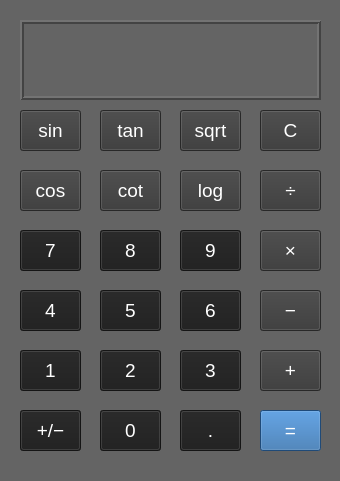
<?xml version="1.0" encoding="UTF-8"?>
<ui version="4.0">
 <class>MainWindow</class>
 <widget class="QMainWindow" name="MainWindow">
  <property name="geometry">
   <rect>
    <x>0</x>
    <y>0</y>
    <width>340</width>
    <height>481</height>
   </rect>
  </property>
  <property name="mouseTracking">
   <bool>false</bool>
  </property>
  <property name="windowTitle">
   <string>Calculator</string>
  </property>
  <property name="styleSheet">
   <string notr="true">background-color: rgb(100, 100, 100);</string>
  </property>
  <widget class="QWidget" name="centralwidget">
   <widget class="QLabel" name="output_label">
    <property name="geometry">
     <rect>
      <x>20</x>
      <y>20</y>
      <width>301</width>
      <height>80</height>
     </rect>
    </property>
    <property name="font">
     <font>
      <pointsize>36</pointsize>
     </font>
    </property>
    <property name="styleSheet">
     <string notr="true">color: rgb(255, 255, 255);</string>
    </property>
    <property name="frameShape">
     <enum>QFrame::Box</enum>
    </property>
    <property name="frameShadow">
     <enum>QFrame::Raised</enum>
    </property>
    <property name="lineWidth">
     <number>2</number>
    </property>
    <property name="text">
     <string/>
    </property>
    <property name="alignment">
     <set>Qt::AlignRight|Qt::AlignTrailing|Qt::AlignVCenter</set>
    </property>
    <property name="margin">
     <number>10</number>
    </property>
   </widget>
   <widget class="QPushButton" name="sinButton">
    <property name="geometry">
     <rect>
      <x>20</x>
      <y>110</y>
      <width>61</width>
      <height>41</height>
     </rect>
    </property>
    <property name="font">
     <font>
      <pointsize>14</pointsize>
     </font>
    </property>
    <property name="styleSheet">
     <string notr="true">background-color: rgb(56, 56, 56);
color: rgb(255, 255, 255);</string>
    </property>
    <property name="text">
     <string>sin</string>
    </property>
   </widget>
   <widget class="QPushButton" name="tanButton">
    <property name="geometry">
     <rect>
      <x>100</x>
      <y>110</y>
      <width>61</width>
      <height>41</height>
     </rect>
    </property>
    <property name="font">
     <font>
      <pointsize>14</pointsize>
     </font>
    </property>
    <property name="styleSheet">
     <string notr="true">background-color: rgb(56, 56, 56);
color: rgb(255, 255, 255);</string>
    </property>
    <property name="text">
     <string>tan</string>
    </property>
   </widget>
   <widget class="QPushButton" name="cButton">
    <property name="geometry">
     <rect>
      <x>260</x>
      <y>110</y>
      <width>61</width>
      <height>41</height>
     </rect>
    </property>
    <property name="font">
     <font>
      <pointsize>14</pointsize>
     </font>
    </property>
    <property name="styleSheet">
     <string notr="true">background-color: rgb(56, 56, 56);
color: rgb(255, 255, 255);</string>
    </property>
    <property name="text">
     <string>C</string>
    </property>
   </widget>
   <widget class="QPushButton" name="sqrtButton">
    <property name="geometry">
     <rect>
      <x>180</x>
      <y>110</y>
      <width>61</width>
      <height>41</height>
     </rect>
    </property>
    <property name="font">
     <font>
      <pointsize>14</pointsize>
     </font>
    </property>
    <property name="styleSheet">
     <string notr="true">background-color: rgb(56, 56, 56);
color: rgb(255, 255, 255);</string>
    </property>
    <property name="text">
     <string>sqrt</string>
    </property>
   </widget>
   <widget class="QPushButton" name="cotButton">
    <property name="geometry">
     <rect>
      <x>100</x>
      <y>170</y>
      <width>61</width>
      <height>41</height>
     </rect>
    </property>
    <property name="font">
     <font>
      <pointsize>14</pointsize>
     </font>
    </property>
    <property name="styleSheet">
     <string notr="true">background-color: rgb(56, 56, 56);
color: rgb(255, 255, 255);</string>
    </property>
    <property name="text">
     <string>cot</string>
    </property>
   </widget>
   <widget class="QPushButton" name="cosButton">
    <property name="geometry">
     <rect>
      <x>20</x>
      <y>170</y>
      <width>61</width>
      <height>41</height>
     </rect>
    </property>
    <property name="font">
     <font>
      <pointsize>14</pointsize>
     </font>
    </property>
    <property name="styleSheet">
     <string notr="true">background-color: rgb(56, 56, 56);
color: rgb(255, 255, 255);</string>
    </property>
    <property name="text">
     <string>cos</string>
    </property>
   </widget>
   <widget class="QPushButton" name="logButton">
    <property name="geometry">
     <rect>
      <x>180</x>
      <y>170</y>
      <width>61</width>
      <height>41</height>
     </rect>
    </property>
    <property name="font">
     <font>
      <pointsize>14</pointsize>
     </font>
    </property>
    <property name="styleSheet">
     <string notr="true">background-color: rgb(56, 56, 56);
color: rgb(255, 255, 255);</string>
    </property>
    <property name="text">
     <string>log</string>
    </property>
   </widget>
   <widget class="QPushButton" name="divisionButton">
    <property name="geometry">
     <rect>
      <x>260</x>
      <y>170</y>
      <width>61</width>
      <height>41</height>
     </rect>
    </property>
    <property name="font">
     <font>
      <pointsize>14</pointsize>
     </font>
    </property>
    <property name="styleSheet">
     <string notr="true">background-color: rgb(56, 56, 56);
color: rgb(255, 255, 255);</string>
    </property>
    <property name="text">
     <string>÷</string>
    </property>
   </widget>
   <widget class="QPushButton" name="eightButton">
    <property name="geometry">
     <rect>
      <x>100</x>
      <y>230</y>
      <width>61</width>
      <height>41</height>
     </rect>
    </property>
    <property name="font">
     <font>
      <pointsize>14</pointsize>
     </font>
    </property>
    <property name="styleSheet">
     <string notr="true">color: rgb(255, 255, 255);
background-color: rgb(29, 29, 29);</string>
    </property>
    <property name="text">
     <string>8</string>
    </property>
   </widget>
   <widget class="QPushButton" name="sevenButton">
    <property name="geometry">
     <rect>
      <x>20</x>
      <y>230</y>
      <width>61</width>
      <height>41</height>
     </rect>
    </property>
    <property name="font">
     <font>
      <pointsize>14</pointsize>
     </font>
    </property>
    <property name="styleSheet">
     <string notr="true">color: rgb(255, 255, 255);
background-color: rgb(29, 29, 29);</string>
    </property>
    <property name="text">
     <string>7</string>
    </property>
   </widget>
   <widget class="QPushButton" name="nineButton">
    <property name="geometry">
     <rect>
      <x>180</x>
      <y>230</y>
      <width>61</width>
      <height>41</height>
     </rect>
    </property>
    <property name="font">
     <font>
      <pointsize>14</pointsize>
     </font>
    </property>
    <property name="styleSheet">
     <string notr="true">color: rgb(255, 255, 255);
background-color: rgb(29, 29, 29);</string>
    </property>
    <property name="text">
     <string>9</string>
    </property>
   </widget>
   <widget class="QPushButton" name="multiplyButton">
    <property name="geometry">
     <rect>
      <x>260</x>
      <y>230</y>
      <width>61</width>
      <height>41</height>
     </rect>
    </property>
    <property name="font">
     <font>
      <pointsize>14</pointsize>
     </font>
    </property>
    <property name="styleSheet">
     <string notr="true">background-color: rgb(56, 56, 56);
color: rgb(255, 255, 255);</string>
    </property>
    <property name="text">
     <string>×</string>
    </property>
   </widget>
   <widget class="QPushButton" name="fiveButton">
    <property name="geometry">
     <rect>
      <x>100</x>
      <y>290</y>
      <width>61</width>
      <height>41</height>
     </rect>
    </property>
    <property name="font">
     <font>
      <pointsize>14</pointsize>
     </font>
    </property>
    <property name="styleSheet">
     <string notr="true">color: rgb(255, 255, 255);
background-color: rgb(29, 29, 29);</string>
    </property>
    <property name="text">
     <string>5</string>
    </property>
   </widget>
   <widget class="QPushButton" name="fourButton">
    <property name="geometry">
     <rect>
      <x>20</x>
      <y>290</y>
      <width>61</width>
      <height>41</height>
     </rect>
    </property>
    <property name="font">
     <font>
      <pointsize>14</pointsize>
     </font>
    </property>
    <property name="styleSheet">
     <string notr="true">color: rgb(255, 255, 255);
background-color: rgb(29, 29, 29);</string>
    </property>
    <property name="text">
     <string>4</string>
    </property>
   </widget>
   <widget class="QPushButton" name="sixButton">
    <property name="geometry">
     <rect>
      <x>180</x>
      <y>290</y>
      <width>61</width>
      <height>41</height>
     </rect>
    </property>
    <property name="font">
     <font>
      <pointsize>14</pointsize>
     </font>
    </property>
    <property name="styleSheet">
     <string notr="true">color: rgb(255, 255, 255);
background-color: rgb(29, 29, 29);</string>
    </property>
    <property name="text">
     <string>6</string>
    </property>
   </widget>
   <widget class="QPushButton" name="minusButton">
    <property name="geometry">
     <rect>
      <x>260</x>
      <y>290</y>
      <width>61</width>
      <height>41</height>
     </rect>
    </property>
    <property name="font">
     <font>
      <pointsize>14</pointsize>
     </font>
    </property>
    <property name="styleSheet">
     <string notr="true">background-color: rgb(56, 56, 56);
color: rgb(255, 255, 255);</string>
    </property>
    <property name="text">
     <string>−</string>
    </property>
   </widget>
   <widget class="QPushButton" name="twoButton">
    <property name="geometry">
     <rect>
      <x>100</x>
      <y>350</y>
      <width>61</width>
      <height>41</height>
     </rect>
    </property>
    <property name="font">
     <font>
      <pointsize>14</pointsize>
     </font>
    </property>
    <property name="styleSheet">
     <string notr="true">color: rgb(255, 255, 255);
background-color: rgb(29, 29, 29);</string>
    </property>
    <property name="text">
     <string>2</string>
    </property>
   </widget>
   <widget class="QPushButton" name="oneButton">
    <property name="geometry">
     <rect>
      <x>20</x>
      <y>350</y>
      <width>61</width>
      <height>41</height>
     </rect>
    </property>
    <property name="font">
     <font>
      <pointsize>14</pointsize>
     </font>
    </property>
    <property name="styleSheet">
     <string notr="true">color: rgb(255, 255, 255);
background-color: rgb(29, 29, 29);</string>
    </property>
    <property name="text">
     <string>1</string>
    </property>
   </widget>
   <widget class="QPushButton" name="threeButton">
    <property name="geometry">
     <rect>
      <x>180</x>
      <y>350</y>
      <width>61</width>
      <height>41</height>
     </rect>
    </property>
    <property name="font">
     <font>
      <pointsize>14</pointsize>
     </font>
    </property>
    <property name="styleSheet">
     <string notr="true">color: rgb(255, 255, 255);
background-color: rgb(29, 29, 29);</string>
    </property>
    <property name="text">
     <string>3</string>
    </property>
   </widget>
   <widget class="QPushButton" name="plusButton">
    <property name="geometry">
     <rect>
      <x>260</x>
      <y>350</y>
      <width>61</width>
      <height>41</height>
     </rect>
    </property>
    <property name="font">
     <font>
      <pointsize>14</pointsize>
     </font>
    </property>
    <property name="styleSheet">
     <string notr="true">background-color: rgb(56, 56, 56);
color: rgb(255, 255, 255);</string>
    </property>
    <property name="text">
     <string>+</string>
    </property>
   </widget>
   <widget class="QPushButton" name="zeroButton">
    <property name="geometry">
     <rect>
      <x>100</x>
      <y>410</y>
      <width>61</width>
      <height>41</height>
     </rect>
    </property>
    <property name="font">
     <font>
      <pointsize>14</pointsize>
     </font>
    </property>
    <property name="styleSheet">
     <string notr="true">color: rgb(255, 255, 255);
background-color: rgb(29, 29, 29);</string>
    </property>
    <property name="text">
     <string>0</string>
    </property>
   </widget>
   <widget class="QPushButton" name="plusminusButton">
    <property name="geometry">
     <rect>
      <x>20</x>
      <y>410</y>
      <width>61</width>
      <height>41</height>
     </rect>
    </property>
    <property name="font">
     <font>
      <pointsize>14</pointsize>
     </font>
    </property>
    <property name="styleSheet">
     <string notr="true">color: rgb(255, 255, 255);
background-color: rgb(29, 29, 29);</string>
    </property>
    <property name="text">
     <string>+/−</string>
    </property>
   </widget>
   <widget class="QPushButton" name="decimalButton">
    <property name="geometry">
     <rect>
      <x>180</x>
      <y>410</y>
      <width>61</width>
      <height>41</height>
     </rect>
    </property>
    <property name="font">
     <font>
      <pointsize>14</pointsize>
     </font>
    </property>
    <property name="styleSheet">
     <string notr="true">color: rgb(255, 255, 255);
background-color: rgb(29, 29, 29);</string>
    </property>
    <property name="text">
     <string>.</string>
    </property>
   </widget>
   <widget class="QPushButton" name="equalButton">
    <property name="geometry">
     <rect>
      <x>260</x>
      <y>410</y>
      <width>61</width>
      <height>41</height>
     </rect>
    </property>
    <property name="font">
     <font>
      <pointsize>14</pointsize>
     </font>
    </property>
    <property name="styleSheet">
     <string notr="true">color: rgb(255, 255, 255);
background-color: rgb(43, 104, 168);</string>
    </property>
    <property name="text">
     <string>=</string>
    </property>
   </widget>
  </widget>
  <widget class="QStatusBar" name="statusbar"/>
 </widget>
 <resources/>
 <connections/>
</ui>
